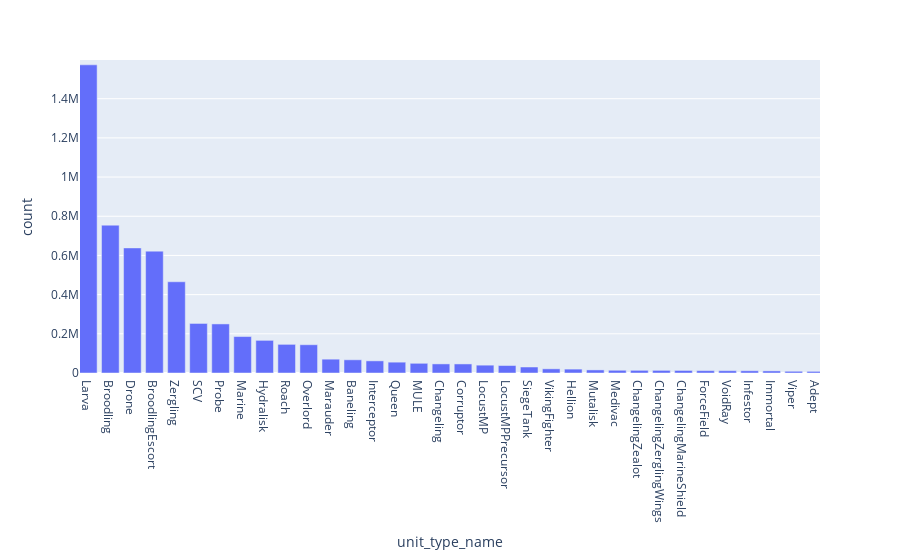

This figure's notebook cell:
### Code cell
import plotly.express as px
fig = px.bar(unit_frequency, x='unit_type_name', y='count')
fig.show()

### Figure 1 — Plotly figure (JSON) as saved in the notebook; plotly's stock layout.template omitted (floating-point values rounded to 4 significant figures)
{"data": [{"alignmentgroup": "True", "hovertemplate": "unit_type_name=%{x}<br>count=%{y}<extra></extra>", "legendgroup": "", "marker": {"color": "#636efa", "pattern": {"shape": ""}}, "name": "", "offsetgroup": "", "orientation": "v", "showlegend": false, "textposition": "auto", "type": "bar", "x": ["Larva", "Broodling", "Drone", "BroodlingEscort", "Zergling", "SCV", "Probe", "Marine", "Hydralisk", "Roach", "Overlord", "Marauder", "Baneling", "Interceptor", "Queen", "MULE", "Changeling", "Corruptor", "LocustMP", "LocustMPPrecursor", "SiegeTank", "VikingFighter", "Hellion", "Mutalisk", "Medivac", "ChangelingZealot", "ChangelingZerglingWings", "ChangelingMarineShield", "ForceField", "VoidRay", "Infestor", "Immortal", "Viper", "Adept", "Battlecruiser", "Observer", "AdeptPhaseShift", "Zealot", "Liberator", "DestructibleDebris6x6", "Carrier", "Hatchery", "Ultralisk", "Stalker", "AutoTurret", "WidowMine", "PurifierMineralField750", "PurifierMineralField", "DestructibleRockEx16x6", "SwarmHostMP", "DisruptorPhased", "InhibitorZoneMedium", "CommandCenter", "Colossus", "Nexus", "Ghost", "Raven", "UnbuildableRocksDestructible", "InhibitorZoneLarge", "Thor", "WarpPrism", "DestructibleRockEx1DiagonalHugeBLUR", "UnbuildablePlatesDestructible", "Tempest", "Phoenix", "Disruptor", "ChangelingZergling", "UnbuildableBricksDestructible", "XelNagaTower", "ParasiticBombRelayDummy", "BiomassPickup", "Cyclone", "EssencePickup", "Banshee", "ParasiticBombDummy", "Sentry", "ChangelingMarine", "HHD8SingleCluster"], "xaxis": "x", "y": [1572841, 754528, 638424, 622023, 465616, 252903, 250425, 186063, 166593, 146190, 144293, 70511, 67351, 61954, 55339, 49529, 46468, 46266, 39986, 38163, 30632, 21224, 19833, 15704, 13928, 13661, 13514, 13055, 12075, 11781, 11461, 10735, 8803, 8316, 8192, 7789, 7571, 7545, 6929, 6860, 6713, 6419, 6363, 6308, 5884, 5108, 5048, 5048, 4534, 3974, 3727, 3656, 3410, 3340, 3304, 3207, 3165, 2894, 2774, 2774, 2763, 2569, 2480, 2333, 2320, 2304, 2302, 2216, 1982, 1580, 1553, 1345, 1343, 1286, 1258, 1167, 1155, 1019], "yaxis": "y"}], "layout": {"autosize": true, "barmode": "relative", "legend": {"tracegroupgap": 0}, "margin": {"t": 60}, "xaxis": {"anchor": "y", "autorange": false, "domain": [0, 1], "range": [-0.3766, 33.19], "title": {"text": "unit_type_name"}, "type": "category"}, "yaxis": {"anchor": "x", "autorange": false, "domain": [0, 1], "range": [0, 1598000.0], "title": {"text": "count"}, "type": "linear"}}}
